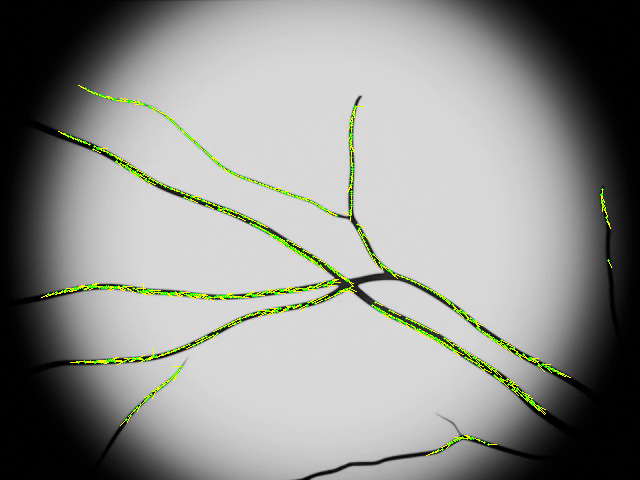
#> input picture input_images/retinal-vessel-map.png, 640 x 480 px; its folder holds only this picture in this run
$ python figure-inset-zoomer.py
#> lines starting #> are read from the running program, lines starting #| are printed output that depends on the picture
import os
import glob
import matplotlib
matplotlib.use('Agg')
import matplotlib.pyplot as plt
import matplotlib.patches as patches
from matplotlib.patches import ConnectionPatch
import matplotlib.image as mpimg
import numpy as np

# ╔══════════════════════════════════════════════════════════════╗
# ║  运行模式 (三步工作流)                                       ║
# ║                                                              ║
# ║  "grid"   → 第1步: 生成网格参考图，确定缩放区域比例          ║
# ║  "debug"  → 第2步: 显示角点编号 R0~R3 / I0~I3，调连接线     ║
# ║  "final"  → 第3步: 正式出图，干净无标注                      ║
# ╚══════════════════════════════════════════════════════════════╝
MODE = "debug"

INPUT_DIR  = "input_images"
OUTPUT_DIR = "output_images"

# ╔══════════════════════════════════════════════════════════════╗
# ║  缩放区域比例 (在 grid 参考图上读取)                         ║
# ║                                                              ║
# ║  ZOOM_RATIOS = (x最小, x最大, y最小, y最大)                 ║
# ║  范围 0.0 ~ 1.0，对应图片宽高的百分比                       ║
# ║                                                              ║
# ║  grid 参考图上:                                              ║
# ║    绿色数字 = X 方向比例 (水平，从左到右)                    ║
# ║    青色数字 = Y 方向比例 (垂直，从上到下)                    ║
# ║    红色半透明框 = 当前 ZOOM_RATIOS 的预览                    ║
# ╚══════════════════════════════════════════════════════════════╝
ZOOM_RATIOS = (0.20, 0.38, 0.25, 0.46)

# ╔══════════════════════════════════════════════════════════════╗
# ║  放大镜位置和大小                                            ║
# ║  INSET_RECT = [左边距, 下边距, 宽度, 高度]  (0.0 ~ 1.0)    ║
# ║                                                              ║
# ║  ┌───────────────────────────────┐                           ║
# ║  │ (0,1)                   (1,1)│                           ║
# ║  │                              │                           ║
# ║  │         ┌─────────┐         │                           ║
# ║  │         │ 放大镜   │ height  │                           ║
# ║  │         └─────────┘         │                           ║
# ║  │         ↑left  ↔width       │                           ║
# ║  │         ↑bottom              │                           ║
# ║  │ (0,0)                   (1,0)│                           ║
# ║  └───────────────────────────────┘                           ║
# ║                                                              ║
# ║  常用位置:                                                   ║
# ║  右上 [0.58, 0.55, 0.40, 0.40]                              ║
# ║  左上 [0.02, 0.55, 0.40, 0.40]                              ║
# ║  右下 [0.58, 0.02, 0.40, 0.40]                              ║
# ║  左下 [0.02, 0.02, 0.40, 0.40]                              ║
# ╚══════════════════════════════════════════════════════════════╝
INSET_RECT = [0.58, 0.45, 0.40, 0.40]

# ╔══════════════════════════════════════════════════════════════╗
# ║  连接线角点配置 (在 debug 模式确认编号)                      ║
# ║                                                              ║
# ║       0 ──────── 1                                           ║
# ║       │          │                                           ║
# ║       3 ──────── 2                                           ║
# ║                                                              ║
# ║  0=左上  1=右上  2=右下  3=左下                              ║
# ║  缩放框和放大镜用同一套编号                                  ║
# ╚══════════════════════════════════════════════════════════════╝
LINE1_RECT = 0;  LINE1_INS = 0   # 缩放框左上 → 放大镜左上
LINE2_RECT = 3;  LINE2_INS = 3   # 缩放框左下 → 放大镜左下

# 样式
LINE_COLOR   = 'red'
LINE_WIDTH   = 2
LINE_STYLE   = '--'
RECT_COLOR   = 'red'
RECT_WIDTH   = 2
BORDER_COLOR = 'red'
BORDER_WIDTH = 2


# ══════════════════════════════════════════════════════════════
#  以下为功能代码，一般不需要修改
# ══════════════════════════════════════════════════════════════

def get_rect_corner(idx, x1, y1, x2, y2):
    return {0:(x1,y1), 1:(x2,y1), 2:(x2,y2), 3:(x1,y2)}[idx]

def get_inset_corner(idx):
    return {0:(0,1), 1:(1,1), 2:(1,0), 3:(0,0)}[idx]


# [49 lines left out: function generate_grid, not called in this run]


def process_image(input_path, output_path, debug=False):
    """第2/3步: 生成放大图"""
#> called with input_path = 'input_images/retinal-vessel-map.png', debug = True
    img = mpimg.imread(input_path)
#> img is the input picture: shape (480, 640, 3) float32; mean R, G, B 0.566, 0.573, 0.555
    h, w = img.shape[:2]
#> h = 480; w = 640

    fig_w = 10
    fig_h = fig_w * (h / w)
#> fig_h = 7.5
    fig, ax = plt.subplots(figsize=(fig_w, fig_h))
    ax.imshow(img)
    ax.axis('off')

    rx_min, rx_max, ry_min, ry_max = ZOOM_RATIOS
    x1, x2 = int(w * rx_min), int(w * rx_max)
#> x1 = 128; x2 = 243
    y1, y2 = int(h * ry_min), int(h * ry_max)
#> y1 = 120; y2 = 220

    # 放大镜
    axins = ax.inset_axes(INSET_RECT)
    axins.imshow(img)
    axins.set_xlim(x1, x2)
    axins.set_ylim(y2, y1)
    axins.set_xticks([])
    axins.set_yticks([])
    for spine in axins.spines.values():
        spine.set_edgecolor(BORDER_COLOR)
        spine.set_linewidth(BORDER_WIDTH)

    # 缩放框
    rect = patches.Rectangle(
        (x1, y1), x2-x1, y2-y1,
        linewidth=RECT_WIDTH, edgecolor=RECT_COLOR,
        facecolor='none', linestyle='-'
    )
    ax.add_patch(rect)

    # 调试标注
    if debug:
        offset = max((x2-x1), (y2-y1)) * 0.08
#> offset = 9.2
        r_pos = {
            0: (x1+offset, y1+offset),
            1: (x2-offset, y1+offset),
            2: (x2-offset, y2-offset),
            3: (x1+offset, y2-offset),
        }
        for i, (rx, ry) in r_pos.items():
            ax.text(rx, ry, f'R{i}', fontsize=16, color='yellow',
                    fontweight='bold', ha='center', va='center',
                    bbox=dict(boxstyle='round,pad=0.2', fc='black', alpha=0.85))
        i_pos = {
            0: (0.08, 0.92),
            1: (0.92, 0.92),
            2: (0.92, 0.08),
            3: (0.08, 0.08),
        }
        for i, (ix, iy) in i_pos.items():
            axins.text(ix, iy, f'I{i}', transform=axins.transAxes,
                       fontsize=16, color='cyan', fontweight='bold',
                       ha='center', va='center',
                       bbox=dict(boxstyle='round,pad=0.2', fc='black', alpha=0.85))

    # 连接线
    for (r_idx, i_idx) in [(LINE1_RECT, LINE1_INS), (LINE2_RECT, LINE2_INS)]:
        pt_rect  = get_rect_corner(r_idx, x1, y1, x2, y2)
        pt_inset = get_inset_corner(i_idx)
        conn = ConnectionPatch(
            xyA=pt_rect,  coordsA=ax.transData,
            xyB=pt_inset, coordsB=axins.transAxes,
            color=LINE_COLOR, lw=LINE_WIDTH, linestyle=LINE_STYLE
        )
        fig.add_artist(conn)

    plt.tight_layout()
    plt.savefig(output_path, dpi=300, bbox_inches='tight', facecolor='black')
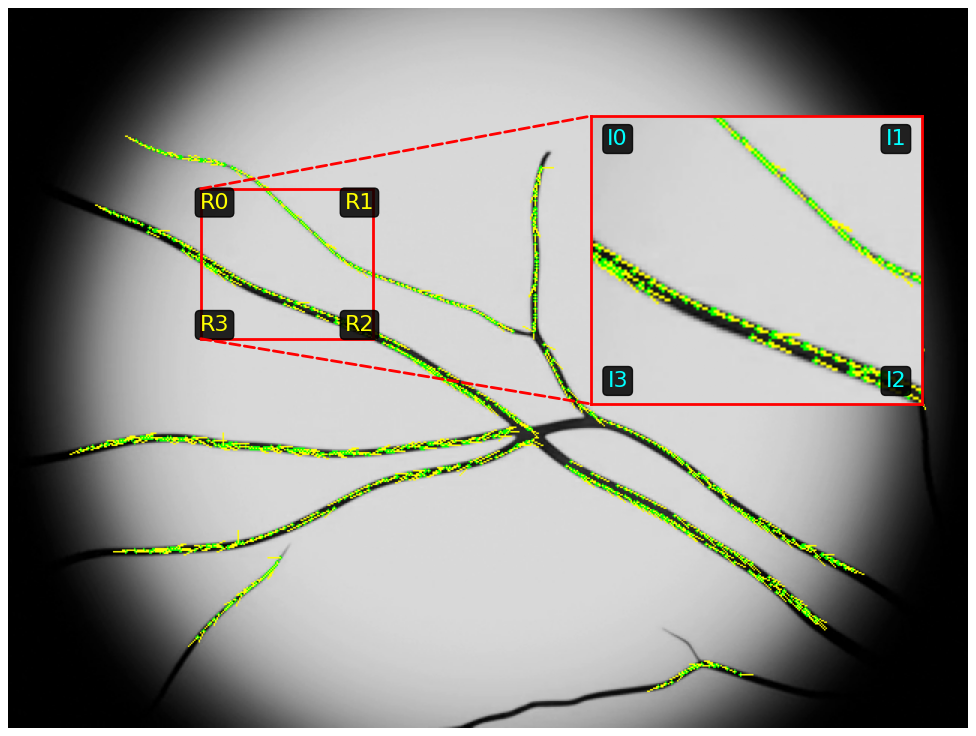
#> figure drawn by matplotlib, 1 panel
    plt.close(fig)
    print(f"  Saved: {output_path}")


def batch_process():
    os.makedirs(OUTPUT_DIR, exist_ok=True)
    image_files = sorted(glob.glob(os.path.join(INPUT_DIR, '*.png')))

    if not image_files:
        print(f"No PNG images found in {INPUT_DIR}.")
        return

    for img_path in image_files:
        filename = os.path.basename(img_path)

        if MODE == "grid":
            out_path = os.path.join(OUTPUT_DIR, f"grid_{filename}")
            print(f"[GRID] {filename} ...")
            generate_grid(img_path, out_path)

        elif MODE == "debug":
            out_path = os.path.join(OUTPUT_DIR, f"debug_{filename}")
            print(f"[DEBUG] {filename} ...")
            process_image(img_path, out_path, debug=True)

        elif MODE == "final":
            out_path = os.path.join(OUTPUT_DIR, f"zoomed_{filename}")
            print(f"[FINAL] {filename} ...")
            process_image(img_path, out_path, debug=False)

        else:
            print(f"Unknown MODE: {MODE}")
            return

    # 提示下一步
    print(f"\nDone! {len(image_files)} images saved to {OUTPUT_DIR}\n")
    if MODE == "grid":
        print("═" * 55)
        print("  下一步操作:")
        print("  1. 打开 output_images/grid_xxx.png")
        print("  2. 看网格读取缩放区域的比例值")
        print("  3. 修改 ZOOM_RATIOS = (x最小, x最大, y最小, y最大)")
        print("  4. 改 MODE = \"debug\"")
        print("  5. 重新运行 python batch_zoom.py")
        print("═" * 55)
    elif MODE == "debug":
        print("═" * 55)
        print("  下一步操作:")
        print("  1. 打开 output_images/debug_xxx.png")
        print("  2. 确认 R0~R3 和 I0~I3 的位置")
        print("  3. 修改 LINE1_RECT/LINE1_INS 和 LINE2_RECT/LINE2_INS")
        print("  4. 改 MODE = \"final\"")
        print("  5. 重新运行 python batch_zoom.py")
        print("═" * 55)
    elif MODE == "final":
        print("═" * 55)
        print("  全部完成！最终图片已保存。")
        print("═" * 55)


if __name__ == "__main__":
    batch_process()
